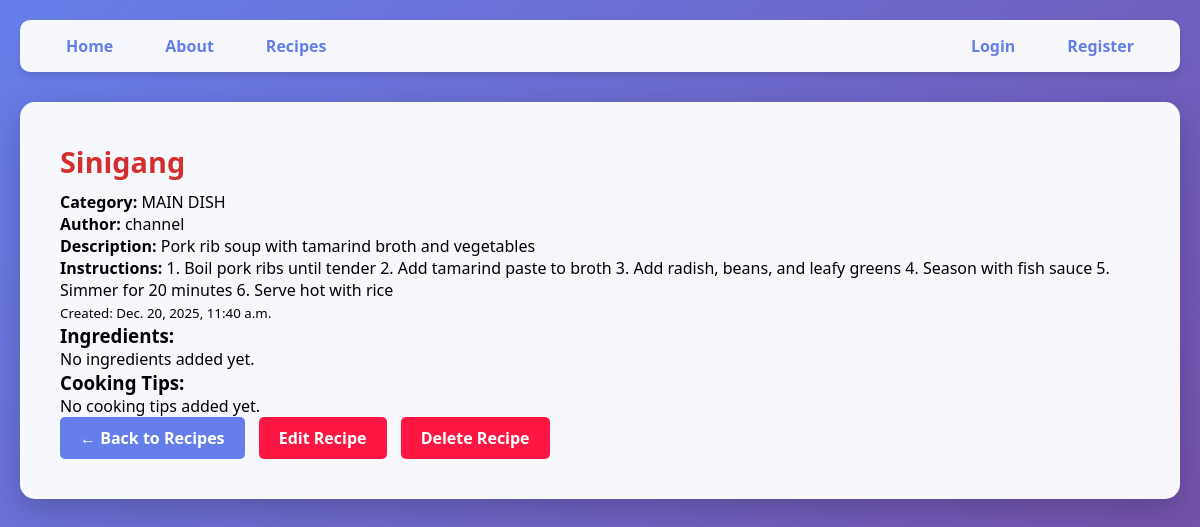
The page /recipes/2/ on the database its author committed.
### app/models.py (models this page shows, shortened)
class Recipe(models.Model):
    user = models.ForeignKey(User, on_delete=models.CASCADE, related_name='recipes')
    category = models.ForeignKey(Category, on_delete=models.CASCADE)
    title = models.CharField(max_length=200)
    description = models.TextField(blank=False)
    instructions = models.TextField(blank=False)
    created_at = models.DateTimeField(auto_now_add=True)
    class Meta:
        ordering = ['-created_at']

class Category(models.Model):
    name = models.CharField(max_length=100)

### app/views.py (the view)
# urls.py: path('recipes/<int:pk>/', RecipeDetailView.as_view(), name='recipe_detail'),
class RecipeDetailView(DetailView):
    model = Recipe
    context_object_name = "recipe"
    template_name = "app/recipe_detail.html"

### app/templates/app/recipe_detail.html
{% extends 'app/base.html' %}
{% load static %}
{% block content %}
    <div class="recipe-entry">
        <h2 class="recipe-title">{{ recipe.title }}</h2>
        <p class="recipe-category">
            <span style="font-weight: 600;">Category:</span> {{ recipe.category.name }}
        </p>
        <p class="recipe-author">
            <span style="font-weight: 600;">Author:</span> {{ recipe.user.username }}
        </p>
        <p class="recipe-description">
            <span style="font-weight: 600;">Description:</span> {{ recipe.description }}
        </p>
        <p class="recipe-instructions">
            <span style="font-weight: 600;">Instructions:</span> {{ recipe.instructions }}
        </p>
        <p class="recipe-date"><small>Created: {{ recipe.created_at }}</small></p>
        <h3>Ingredients:</h3>
        {% if recipe.ingredients.all %}
            <ul>
                {% for ingredient in recipe.ingredients.all %}
                    <li>{{ ingredient.name }} - {{ ingredient.quantity }}</li>
                {% endfor %}
            </ul>
        {% else %}
            <p>No ingredients added yet.</p>
        {% endif %}
        <h3>Cooking Tips:</h3>
        {% if recipe.tips.all %}
            <ul>
                {% for tip in recipe.tips.all %}
                    <li>{{ tip.tip }}</li>
                {% endfor %}
            </ul>
        {% else %}
            <p>No cooking tips added yet.</p>
        {% endif %}
        <div class="recipe-actions">
            <a href="{% url 'recipe_list' %}" class="btn btn-secondary">← Back to Recipes</a>
            <a href="{% url 'recipe_update' recipe.pk %}" class="btn">Edit Recipe</a>
            <a href="{% url 'recipe_delete' recipe.pk %}" class="btn btn-danger">Delete Recipe</a>
        </div>
    </div>
{% endblock content %}

### static/css/base.css (style rules this page uses)
* { margin: 0; padding: 0; box-sizing: border-box; }
body { font-family: 'Segoe UI', Tahoma, Arial, Verdana, sans-serif; background: linear-gradient(135deg, #667eea 0%, #764ba2 100%); min-height: 100vh; padding: 20px; }
h2 { color: #d32f2f; font-size: 1.8rem; margin-bottom: 10px; }
.btn-danger { background-color: #d32f2f; }
.btn { display: inline-block; padding: 10px 20px; background-color: #ff1744; color: white; text-decoration: none; border-radius: 5px; font-weight: 600; transition: all 0.3s ease; border: none; cursor: pointer; margin-right: 10px; }
.btn-secondary { background-color: #667eea; }

### rows shown on the page
Recipe: title "Sinigang", category.name "MAIN DISH", user.username "channel", description "Pork rib soup with tamarind broth and vegetables", instructions "1. Boil pork ribs until tender 2. Add tamarind paste to broth 3. Add radish, beans, and leafy greens 4. Season with fish sauce 5. Simmer for 20 minutes 6. Serve hot with rice", created_at "Dec. 20, 2025, 11:40 a.m."
